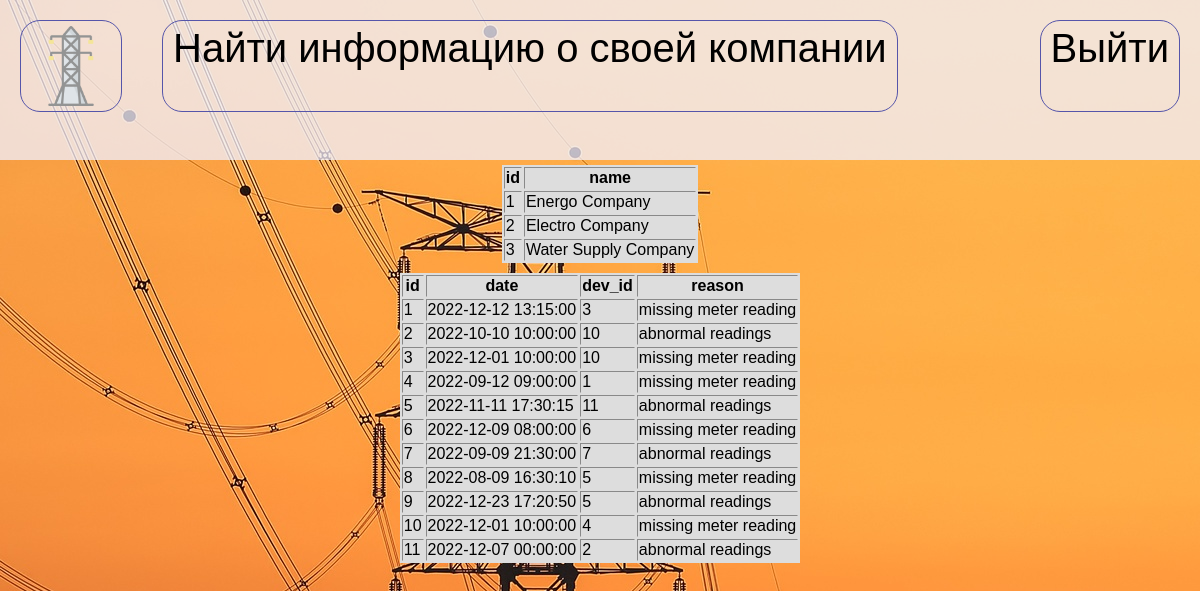
The page /info on the database as committed earlier.
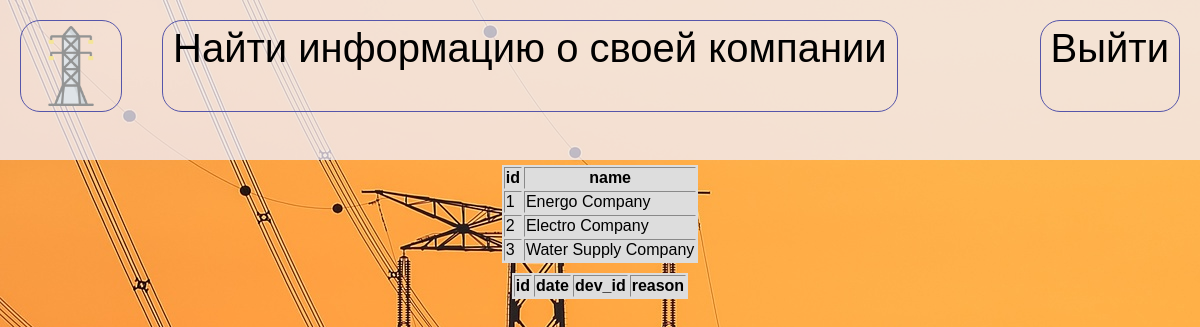
The same page on the database as committed later.
### tables this page shows
CREATE TABLE "Компании" (
	"id"	INTEGER,
	"name"	TEXT(20) UNIQUE,
	PRIMARY KEY("id")
);

CREATE TABLE "События" (
	"id"	INTEGER,
	"date"	TEXT(20),
	"dev_id"	INTEGER,
	"reason"	TEXT(40),
	CONSTRAINT "События_PK" PRIMARY KEY("id")
);

### app.py (the view)
@app.route('/info')
def info():
    users = controller.get_source()
    events = controller.get_source1()
    return render_template("info.html",users=users,events=events)

### controller.py (called while the page is built)
def get_source():
    db_connector = SQLStoreConnectorFactory().get_connector(DATABASE_URI)
    db_connector.start_transaction()
    qerry = f'SELECT * FROM Компании'
    results = db_connector.execute(qerry).fetchall()
    db_connector.end_transaction()
    return results

def get_source1():
    db_connector = SQLStoreConnectorFactory().get_connector(DATABASE_URI)
    db_connector.start_transaction()
    qerry = f'SELECT * FROM События'
    results = db_connector.execute(qerry).fetchall()
    db_connector.end_transaction()
    return results

### repository/connectorfactory.py (called while the page is built)
    def get_connector(self, datastore):
        if datastore.startswith("sqlite:///"):
            self.instance = SQLiteStoreConnector(datastore)
            if self.instance.connect():
                return self.instance
        elif datastore.startswith("pymysql://"):
            self.instance = MySQLStoreConnector(datastore)
            if self.instance.connect():
                return self.instance
        return None

### repository/sqliteconnector.py (called while the page is built)
    def connect(self):
        try:
            connection = sqlite3.connect(self._datastore[10:])
            cursor = connection.cursor()
            cursor.execute("PRAGMA foreign_keys = 1")
            cursor.close()
            self.connection = connection
            print("SQLite database connected.")
            return True
        except Exception as e:
            print(f'Connection error: {str(e)}')
            return False

    def execute(self, query):
        result = None
        if self._cursor is not None:
            try:
                result = self._cursor.execute(query)
            except Exception as e:
                self.connection.rollback()
                print(f'Query execution error: {str(e)}')
        else:
            print("Use start_transaction() first.")
        return result

    def start_transaction(self):
        if self._cursor is None and self.connection is not None:
            self._cursor = self.connection.cursor()

    def end_transaction(self):
        if self.connection is not None and self._cursor is not None:
            self.connection.commit()
            self._cursor.close()
            self._cursor = None

### templates/info.html (shortened to what this page needs)
<!DOCTYPE html>
<html lang="en">
<head>
    <link rel="stylesheet" href="{{ url_for('static',filename='style/style.css')}}">
    <link rel="stylesheet" href="{{ url_for('static',filename='style/info.css')}}">
</head>
<body>
    <header><div class="logo head_button" onclick="window.location.href = 'main';"><img src="{{url_for('static',filename='img/eo-logo.png')}}" alt=""></div>
        <div class="search head_button" onclick="window.location.href = 'info';">Найти информацию о своей компании</div>
        <div class="login head_button" onclick="window.location.href = 'login';">Выйти</div>
    </header>
   <div class="content">
                    <table border="2">
                            <th>id</th>
                            <th>name</th>
                            {% for user in users %}
                            <tr>
                                <td>{{user[0]}}</td>
                                <td>{{user[1]}}</td>
                            </tr>
                            {% endfor %}
                        </table>
                        <table border="2">
                            <th>id</th>
                            <th>date</th>
                            <th>dev_id</th>
                            <th>reason</th>
                            {% for event in events %}
                            <tr>
                                <td>{{event[0]}}</td>
                                <td>{{event[1]}}</td>
                                <td>{{event[2]}}</td>
                                <td>{{event[3]}}</td>
                            </tr>
                            {% endfor %}
                        </table>
    </div>
   </body>
</html>

### static/style/style.css (style rules this page uses)
body { width: 100%; height: 100%; margin: 0; padding: 0; font-family: 'Lucida Sans', 'Lucida Sans Regular', 'Lucida Grande', 'Lucida Sans Unicode', Geneva, Verdana, sans-serif; }
header { left:0; position: absolute; background-color: rgba(240,240,255,0.75 ); width: 100%; height: 160px; z-index: 1; }
.head_button { height: 80px; display:inline-block; font-size: 40px; margin: 20px 20px 10px 20px; padding: 5px 10px 5px 10px; border-radius: 20px; border: 1px solid #55A; width:fit-content; }
.login { float:right; }
.logo { float:left; background-size:cover; background-repeat: no-repeat; width: 80px; display: inline-flex; }

### static/style/info.css (style rules this page uses)
body { background-image:url(../img/inf_bg_img.jpeg); }
table { margin: 5px 0 5px 0; background-color:#DDD; border:#DDD ; }
.content { padding-top: 160px; display: flex; justify-content: center; align-items: center; flex-direction: column; }

Rows that differ between the two databases and show on the page:
removed События: id "1", date "2022-12-12 13:15:00", dev "3", reason "missing meter reading"
removed События: id "2", date "2022-10-10 10:00:00", dev "10", reason "abnormal readings"
removed События: id "3", date "2022-12-01 10:00:00", dev "10", reason "missing meter reading"
removed События: id "4", date "2022-09-12 09:00:00", dev "1", reason "missing meter reading"
removed События: id "5", date "2022-11-11 17:30:15", dev "11", reason "abnormal readings"
removed События: id "6", date "2022-12-09 08:00:00", dev "6", reason "missing meter reading"
removed События: id "7", date "2022-09-09 21:30:00", dev "7", reason "abnormal readings"
removed События: id "8", date "2022-08-09 16:30:10", dev "5", reason "missing meter reading"
removed События: id "9", date "2022-12-23 17:20:50", dev "5", reason "abnormal readings"
removed События: id "10", date "2022-12-01 10:00:00", dev "4", reason "missing meter reading"
removed События: id "11", date "2022-12-07 00:00:00", dev "2", reason "abnormal readings"
